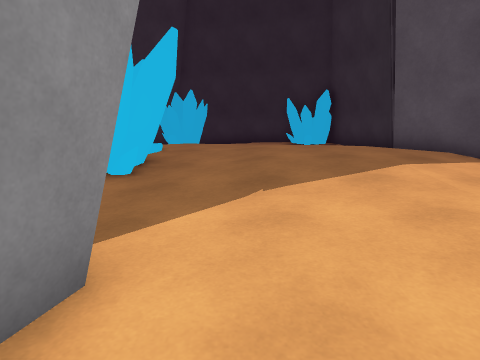
View 1 (above)

24 first-person views from a walk through a Unity game level. The camera is 1.3 m above the floor, tilts 10° down and sees 75° across. The floor is counted in squares, 1 m on a side. Each view is taken from the middle of a square. On the plan, view 1 faces up. The plan holds only what a view shows up to about 14 squares ahead; the rest is blank. The place goes on beyond the plan. The player character is not drawn. Surface patterns are stand-ins for the level's own textures.

View 2
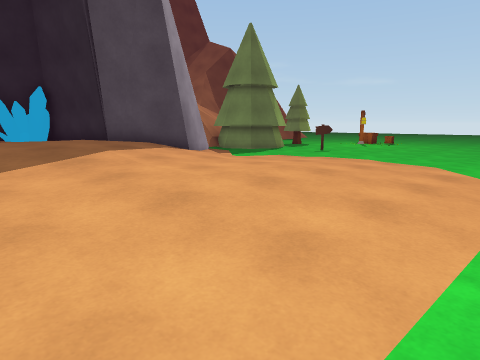

View 3
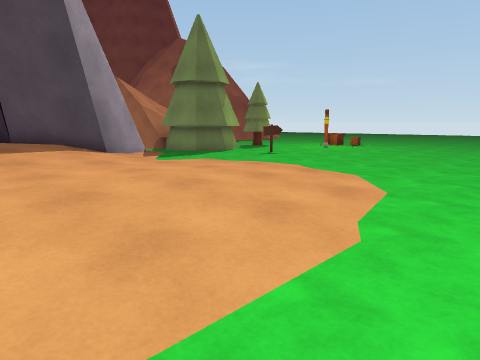

View 4
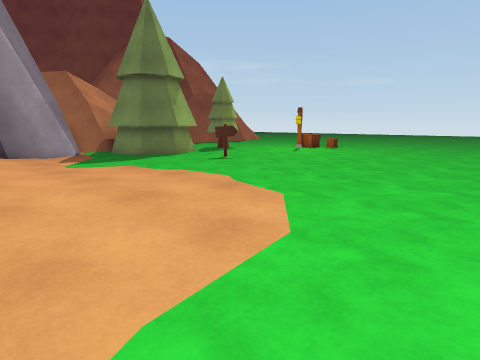

View 5
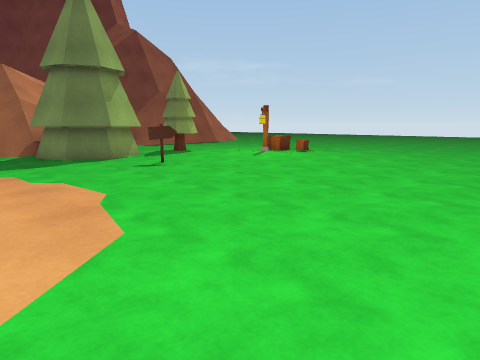

View 6
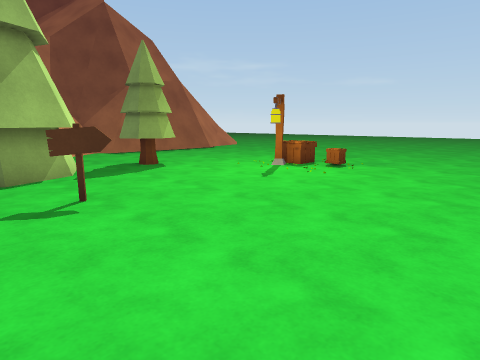

View 7
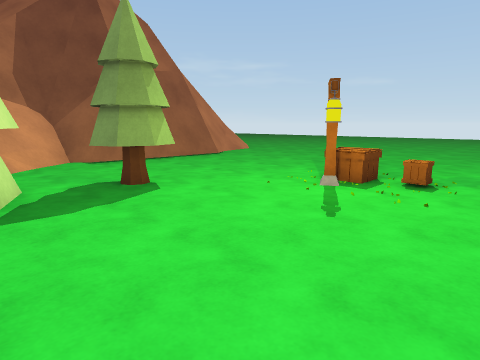

View 8
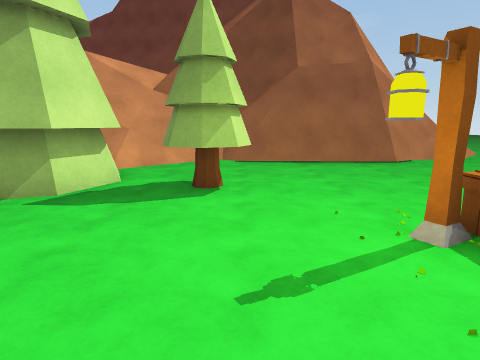

View 9
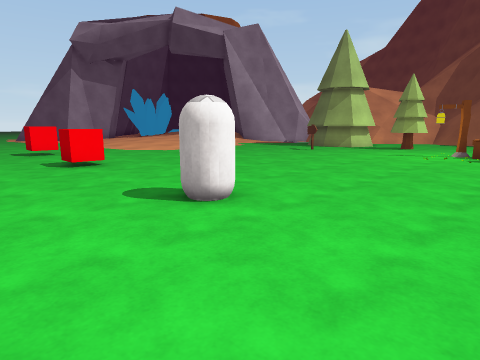

View 10
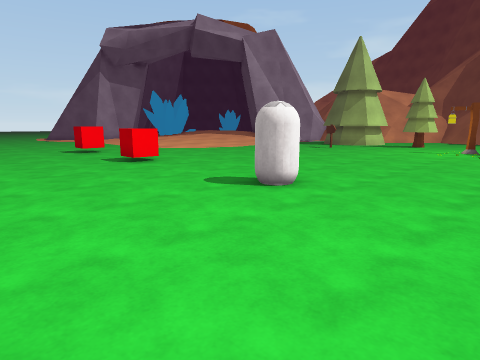

View 11
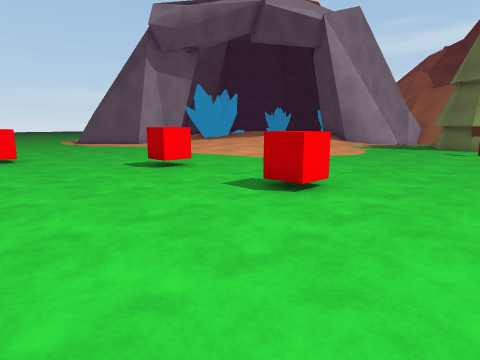

View 12
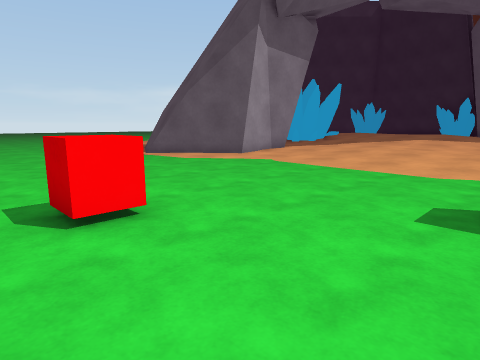

View 13
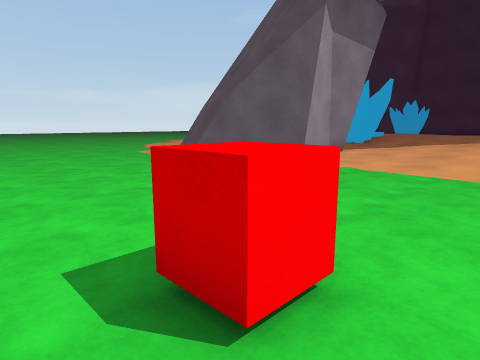

View 14
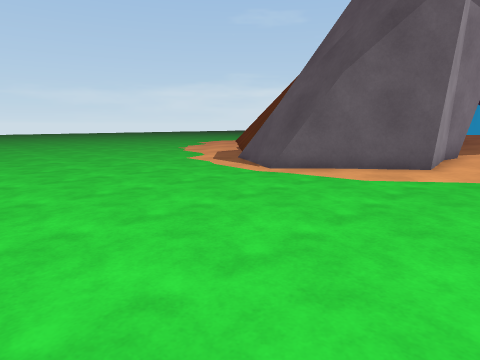

View 15
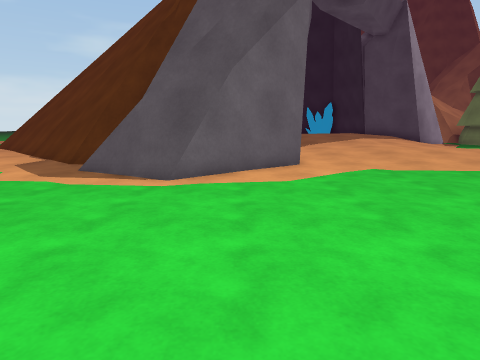

View 16
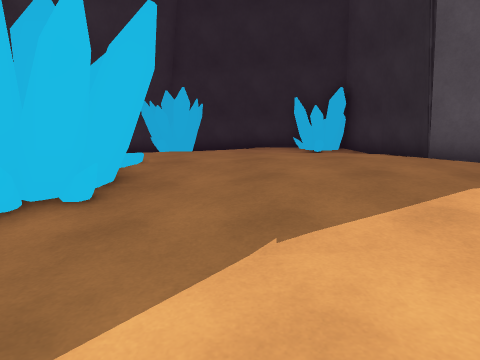

View 17
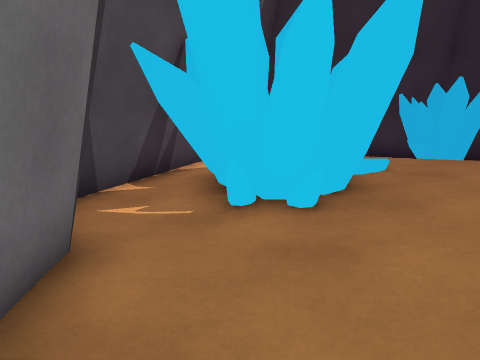

View 18
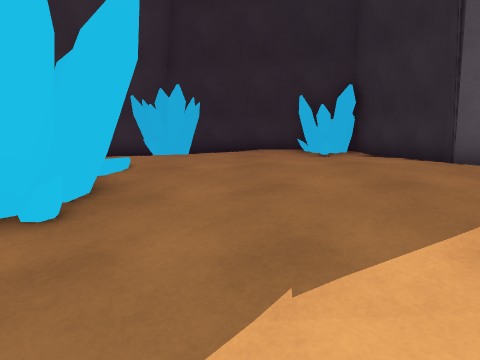

View 19
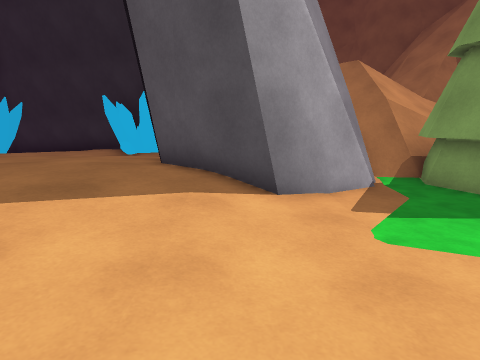

View 20
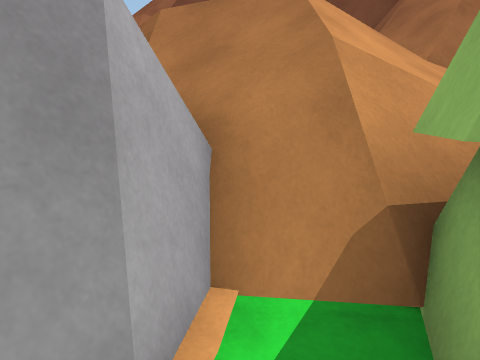

View 21
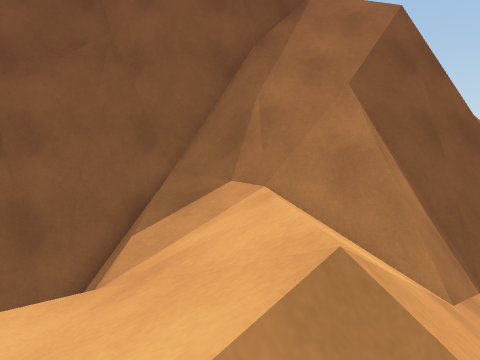

View 22
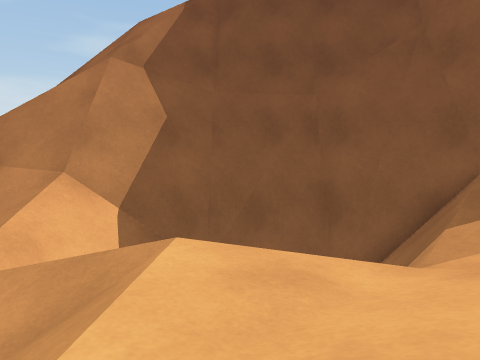

View 23
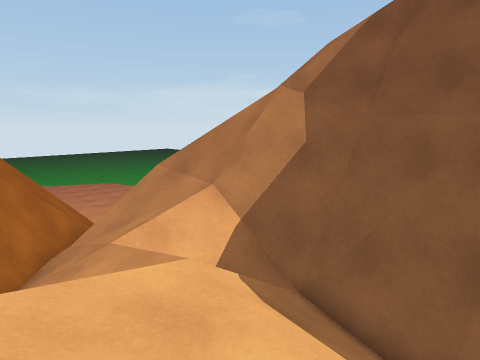

View 24
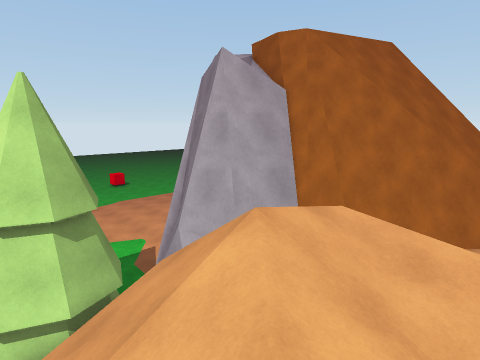

### Floor plan
Key: @ floor where view 1 was taken; # wall or solid block; . main floor; : floor 0.25 m higher than the main floor; + floor 0.5 m higher than the main floor; * floor 0.75 m higher than the main floor; % floor 4.25 m higher than the main floor; & floor 5.75 m higher than the main floor; / step, stairs or slope; = window, fence, low wall or low ledge; ^ raised ledge; v drop or lower ground; C crystal; T tree; R crate; S streetlight; E red cube; A capsule; O other object.
Columns run from 12 left of view 1 to 24 right of it. Each row starts with its distance up from view 1.
 30                   v//
 29                  v///v
 28                  ///vvv
 27                  //vvv
 26                  //&=     ^^
 25                 //#=^^^##^=#^#^
 24                ///=======####=####
 23                ///////// #v/^v////
 22             #v ///////// =//=/////
 21             ###///////////////////
 20              ###//////////////vvvv
 19               ###////////////==^^^=v
 18                ###   ///////===###=%#
 17          ####   ###  ////////////v# #
 16          CC+###C ##  ///////////=####
 15         CCC***CCC###  //////////=====
 14          C#****CC#  ## //  //........
 13          **** ***#   ##//TTT.........
 12          **   ***#    #/T#  T. ......
 11          ********#    #.T###T.TT.....
 10          O*******######.TT##T.TT.....
  9     #  OOO*********##::...TT.........
  8     ##  OOO********/::............RR.
  7      #OOOO#********+/......O.....SRR.
  6      ##OO#++*/****+::::....O.........
  5      ##::::++++*+++::::..............
  4 ##      ##::+++++++:::::.............
  3 =##      ###++++++++::::.............
  2 :=##       #::+++++::::..............
  1  :=##      #:::::::::::..............
  0  ::=##    ##@::::::::::..............
 -1   :::#   ##::::::::::................
 -2   .::=####::........................
 -3  ...:::=#::.........................
 -4 ....................EE...EE....AA....
 -5 ....................EE...EE.....A....
 -6 .....................................
 -7 .....................................
 -8 ...............EE....................
 -9   .............EE...................
-10          ... ...... .    ... .  ... .

Positions as (right, up) in squares from view 1, and headings:
1: (0, 0), facing up
2: (0, -2), facing up-right
3: (3, -3), facing up-right
4: (6, -3), facing up-right
5: (9, -3), facing up-right
6: (13, 1), facing up-right
7: (15, 4), facing up-right
8: (19, 4), facing up
9: (24, -8), facing up-left
10: (24, -10), facing up-left
11: (17, -10), facing up-left
12: (8, -10), facing up-left
13: (5, -10), facing up-left
14: (1, -10), facing up-left
15: (-3, -10), facing up
16: (0, 2), facing up
17: (0, 3), facing up-left
18: (0, 3), facing up
19: (7, 3), facing up
20: (11, 10), facing up
21: (11, 17), facing up-right
22: (10, 17), facing up
23: (13, 18), facing up-left
24: (16, 21), facing down-left
